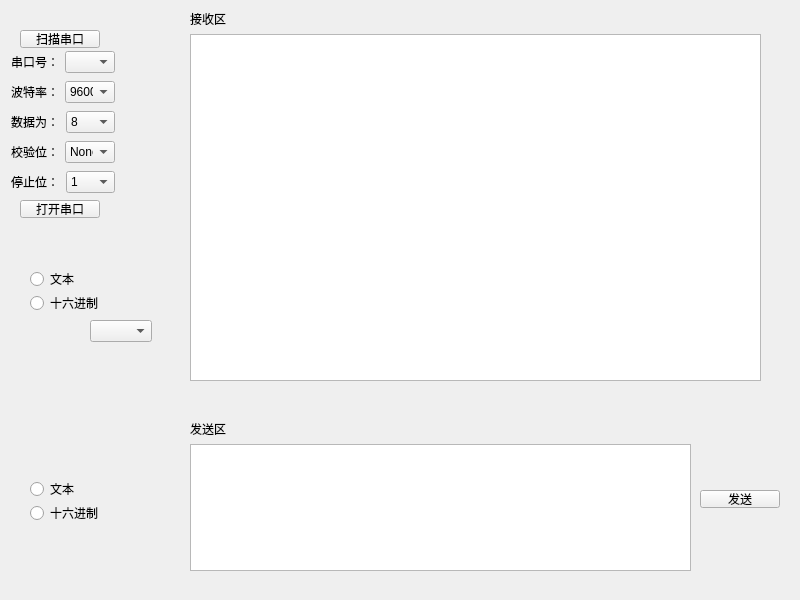
<?xml version="1.0" encoding="UTF-8"?>
<ui version="4.0">
 <class>SerialAssistantForm</class>
 <widget class="QWidget" name="SerialAssistantForm">
  <property name="geometry">
   <rect>
    <x>0</x>
    <y>0</y>
    <width>800</width>
    <height>600</height>
   </rect>
  </property>
  <property name="windowTitle">
   <string>Form</string>
  </property>
  <widget class="QPushButton" name="scanSerialBT">
   <property name="geometry">
    <rect>
     <x>20</x>
     <y>30</y>
     <width>80</width>
     <height>18</height>
    </rect>
   </property>
   <property name="text">
    <string>扫描串口</string>
   </property>
  </widget>
  <widget class="QPushButton" name="serialOpenBT">
   <property name="geometry">
    <rect>
     <x>20</x>
     <y>200</y>
     <width>80</width>
     <height>18</height>
    </rect>
   </property>
   <property name="text">
    <string>打开串口</string>
   </property>
  </widget>
  <widget class="QWidget" name="layoutWidget">
   <property name="geometry">
    <rect>
     <x>30</x>
     <y>480</y>
     <width>75</width>
     <height>42</height>
    </rect>
   </property>
   <layout class="QVBoxLayout" name="verticalLayout_2">
    <item>
     <widget class="QRadioButton" name="radioButton_5">
      <property name="text">
       <string>文本</string>
      </property>
     </widget>
    </item>
    <item>
     <widget class="QRadioButton" name="radioButton_6">
      <property name="text">
       <string>十六进制</string>
      </property>
     </widget>
    </item>
   </layout>
  </widget>
  <widget class="QWidget" name="layoutWidget_2">
   <property name="geometry">
    <rect>
     <x>190</x>
     <y>420</y>
     <width>501</width>
     <height>151</height>
    </rect>
   </property>
   <layout class="QVBoxLayout" name="verticalLayout_5">
    <item>
     <widget class="QLabel" name="label_7">
      <property name="text">
       <string>发送区</string>
      </property>
     </widget>
    </item>
    <item>
     <widget class="QTextEdit" name="sendEdit"/>
    </item>
   </layout>
  </widget>
  <widget class="QPushButton" name="pushButton_3">
   <property name="geometry">
    <rect>
     <x>700</x>
     <y>490</y>
     <width>80</width>
     <height>18</height>
    </rect>
   </property>
   <property name="text">
    <string>发送</string>
   </property>
  </widget>
  <widget class="QComboBox" name="comboBox">
   <property name="geometry">
    <rect>
     <x>90</x>
     <y>320</y>
     <width>62</width>
     <height>22</height>
    </rect>
   </property>
  </widget>
  <widget class="QWidget" name="">
   <property name="geometry">
    <rect>
     <x>11</x>
     <y>50</y>
     <width>104</width>
     <height>24</height>
    </rect>
   </property>
   <layout class="QHBoxLayout" name="horizontalLayout">
    <item>
     <widget class="QLabel" name="label">
      <property name="text">
       <string>串口号：</string>
      </property>
     </widget>
    </item>
    <item>
     <widget class="QComboBox" name="serialPortList"/>
    </item>
   </layout>
  </widget>
  <widget class="QWidget" name="">
   <property name="geometry">
    <rect>
     <x>11</x>
     <y>80</y>
     <width>104</width>
     <height>24</height>
    </rect>
   </property>
   <layout class="QHBoxLayout" name="horizontalLayout_2">
    <item>
     <widget class="QLabel" name="label_2">
      <property name="text">
       <string>波特率：</string>
      </property>
     </widget>
    </item>
    <item>
     <widget class="QComboBox" name="comboBox_2">
      <property name="currentIndex">
       <number>3</number>
      </property>
      <item>
       <property name="text">
        <string>1200</string>
       </property>
      </item>
      <item>
       <property name="text">
        <string>2400</string>
       </property>
      </item>
      <item>
       <property name="text">
        <string>4800</string>
       </property>
      </item>
      <item>
       <property name="text">
        <string>9600</string>
       </property>
      </item>
      <item>
       <property name="text">
        <string>19200</string>
       </property>
      </item>
      <item>
       <property name="text">
        <string>38400</string>
       </property>
      </item>
      <item>
       <property name="text">
        <string>57600</string>
       </property>
      </item>
      <item>
       <property name="text">
        <string>115200</string>
       </property>
      </item>
     </widget>
    </item>
   </layout>
  </widget>
  <widget class="QWidget" name="">
   <property name="geometry">
    <rect>
     <x>11</x>
     <y>110</y>
     <width>104</width>
     <height>24</height>
    </rect>
   </property>
   <layout class="QHBoxLayout" name="horizontalLayout_3">
    <item>
     <widget class="QLabel" name="label_3">
      <property name="text">
       <string>数据为：</string>
      </property>
     </widget>
    </item>
    <item>
     <widget class="QComboBox" name="comboBox_3">
      <property name="currentIndex">
       <number>3</number>
      </property>
      <item>
       <property name="text">
        <string>5</string>
       </property>
      </item>
      <item>
       <property name="text">
        <string>6</string>
       </property>
      </item>
      <item>
       <property name="text">
        <string>7</string>
       </property>
      </item>
      <item>
       <property name="text">
        <string>8</string>
       </property>
      </item>
     </widget>
    </item>
   </layout>
  </widget>
  <widget class="QWidget" name="">
   <property name="geometry">
    <rect>
     <x>11</x>
     <y>140</y>
     <width>104</width>
     <height>24</height>
    </rect>
   </property>
   <layout class="QHBoxLayout" name="horizontalLayout_4">
    <item>
     <widget class="QLabel" name="label_4">
      <property name="text">
       <string>校验位：</string>
      </property>
     </widget>
    </item>
    <item>
     <widget class="QComboBox" name="comboBox_4">
      <item>
       <property name="text">
        <string>None</string>
       </property>
      </item>
      <item>
       <property name="text">
        <string>奇校验</string>
       </property>
      </item>
      <item>
       <property name="text">
        <string>偶校验</string>
       </property>
      </item>
     </widget>
    </item>
   </layout>
  </widget>
  <widget class="QWidget" name="">
   <property name="geometry">
    <rect>
     <x>11</x>
     <y>170</y>
     <width>104</width>
     <height>24</height>
    </rect>
   </property>
   <layout class="QHBoxLayout" name="horizontalLayout_5">
    <item>
     <widget class="QLabel" name="label_5">
      <property name="text">
       <string>停止位：</string>
      </property>
     </widget>
    </item>
    <item>
     <widget class="QComboBox" name="comboBox_5">
      <item>
       <property name="text">
        <string>1</string>
       </property>
      </item>
      <item>
       <property name="text">
        <string>1.5</string>
       </property>
      </item>
      <item>
       <property name="text">
        <string>2</string>
       </property>
      </item>
     </widget>
    </item>
   </layout>
  </widget>
  <widget class="QWidget" name="">
   <property name="geometry">
    <rect>
     <x>30</x>
     <y>270</y>
     <width>75</width>
     <height>42</height>
    </rect>
   </property>
   <layout class="QVBoxLayout" name="verticalLayout">
    <item>
     <widget class="QRadioButton" name="radioButton">
      <property name="text">
       <string>文本</string>
      </property>
     </widget>
    </item>
    <item>
     <widget class="QRadioButton" name="radioButton_2">
      <property name="text">
       <string>十六进制</string>
      </property>
     </widget>
    </item>
   </layout>
  </widget>
  <widget class="QWidget" name="">
   <property name="geometry">
    <rect>
     <x>190</x>
     <y>10</y>
     <width>571</width>
     <height>371</height>
    </rect>
   </property>
   <layout class="QVBoxLayout" name="verticalLayout_4">
    <item>
     <widget class="QLabel" name="label_6">
      <property name="text">
       <string>接收区</string>
      </property>
     </widget>
    </item>
    <item>
     <widget class="QTextEdit" name="receiveEdit"/>
    </item>
   </layout>
  </widget>
 </widget>
 <resources/>
 <connections/>
</ui>
